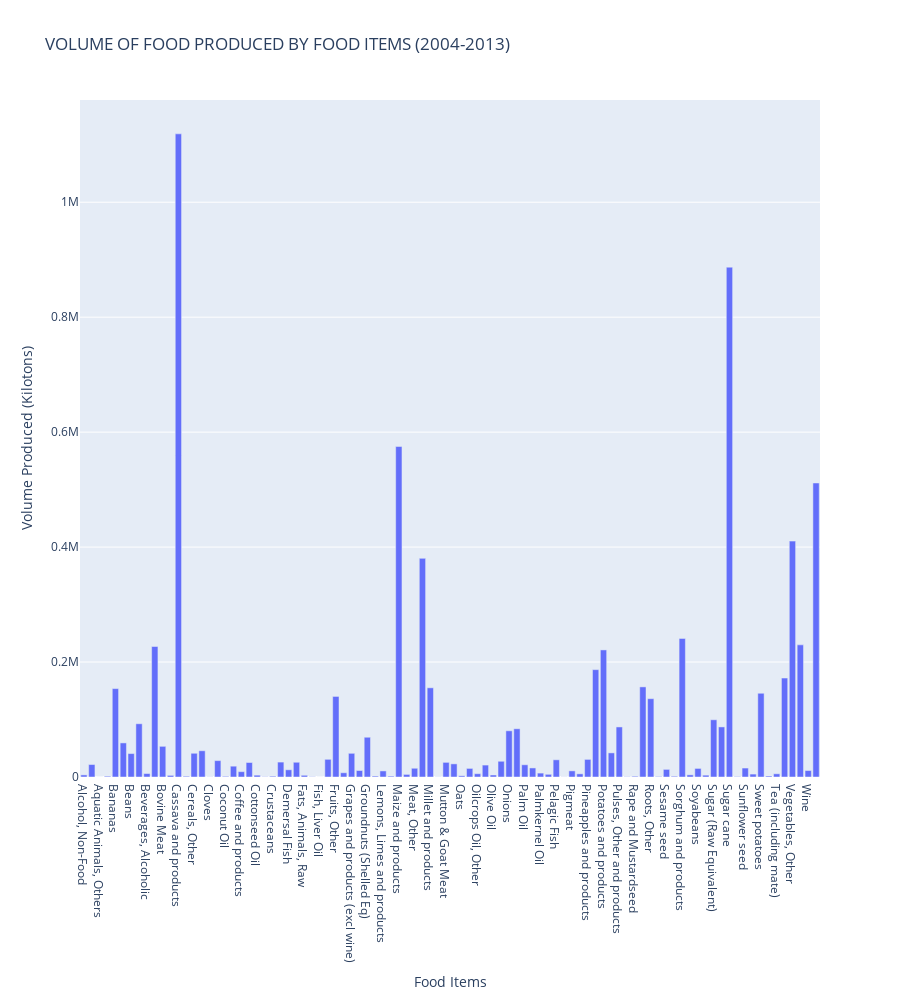

The notebook cell this image was saved under:
### Code cell
#Initialize the Total sum of Food produced(Kiloton) by Food Items
df7 = df1.groupby('Item', as_index=False).Value.sum()

fig = px.bar(df7, x="Item", y="Value",
                 height=1000, labels={'Item':'Food Items', 'Value':'Volume Produced (Kilotons)'},
            title = 'VOLUME OF FOOD PRODUCED BY FOOD ITEMS (2004-2013)')
fig.show()

### Figure 1 — Plotly figure (JSON) as saved in the notebook; plotly's stock layout.template omitted (floating-point values rounded to 4 significant figures)
{"data": [{"alignmentgroup": "True", "hovertemplate": "Food Items=%{x}<br>Volume Produced (Kilotons)=%{y}<extra></extra>", "legendgroup": "", "marker": {"color": "#636efa"}, "name": "", "offsetgroup": "", "orientation": "v", "showlegend": false, "textposition": "auto", "type": "bar", "x": ["Alcohol, Non-Food", "Apples and products", "Aquatic Animals, Others", "Aquatic Plants", "Bananas", "Barley and products", "Beans", "Beer", "Beverages, Alcoholic", "Beverages, Fermented", "Bovine Meat", "Butter, Ghee", "Cassava and products", "Cephalopods", "Cereals, Other", "Citrus, Other", "Cloves", "Cocoa Beans and products", "Coconut Oil", "Coconuts - Incl Copra", "Coffee and products", "Cottonseed", "Cottonseed Oil", "Cream", "Crustaceans", "Dates", "Demersal Fish", "Eggs", "Fats, Animals, Raw", "Fish, Body Oil", "Fish, Liver Oil", "Freshwater Fish", "Fruits, Other", "Grapefruit and products", "Grapes and products (excl wine)", "Groundnut Oil", "Groundnuts (Shelled Eq)", "Honey", "Lemons, Limes and products", "Maize Germ Oil", "Maize and products", "Marine Fish, Other", "Meat, Other", "Milk - Excluding Butter", "Millet and products", "Molluscs, Other", "Mutton & Goat Meat", "Nuts and products", "Oats", "Offals, Edible", "Oilcrops Oil, Other", "Oilcrops, Other", "Olive Oil", "Olives (including preserved)", "Onions", "Oranges, Mandarines", "Palm Oil", "Palm kernels", "Palmkernel Oil", "Peas", "Pelagic Fish", "Pepper", "Pigmeat", "Pimento", "Pineapples and products", "Plantains", "Potatoes and products", "Poultry Meat", "Pulses, Other and products", "Rape and Mustard Oil", "Rape and Mustardseed", "Rice (Milled Equivalent)", "Roots, Other", "Rye and products", "Sesame seed", "Sesameseed Oil", "Sorghum and products", "Soyabean Oil", "Soyabeans", "Spices, Other", "Sugar (Raw Equivalent)", "Sugar beet", "Sugar cane", "Sugar non-centrifugal", "Sunflower seed", "Sunflowerseed Oil", "Sweet potatoes", "Sweeteners, Other", "Tea (including mate)", "Tomatoes and products", "Vegetables, Other", "Wheat and products", "Wine", "Yams"], "xaxis": "x", "y": [3652, 21706, 13, 1378, 153785, 59315, 40762, 92630, 5982, 227037, 53367, 2793, 1118948, 1286, 41291, 45655, 249, 28507, 1108, 18831, 9291, 25222, 3182, 413, 1378, 25944, 12547, 25645, 2979, 403, 28, 30754, 140167, 7384, 41211, 11294, 69166, 1611, 10560, 1502, 574948, 4500, 15200, 380380, 155193, 214, 25452, 22847, 2092, 14942, 5738, 20761, 3516, 27372, 80401, 83898, 21255, 15759, 6787, 4671, 29919, 199, 10665, 5503, 30627, 186775, 221092, 41944, 87097, 437, 1329, 156775, 136266, 846, 13237, 1287, 241080, 3727, 14929, 3198, 99546, 87130, 887008, 686, 15597, 5076, 145694, 1744, 5589, 172192, 410403, 229875, 11219, 511523], "yaxis": "y"}], "layout": {"barmode": "relative", "height": 1000, "legend": {"tracegroupgap": 0}, "title": {"text": "VOLUME OF FOOD PRODUCED BY FOOD ITEMS (2004-2013)"}, "xaxis": {"anchor": "y", "domain": [0, 1], "title": {"text": "Food Items"}}, "yaxis": {"anchor": "x", "domain": [0, 1], "title": {"text": "Volume Produced (Kilotons)"}}}}
